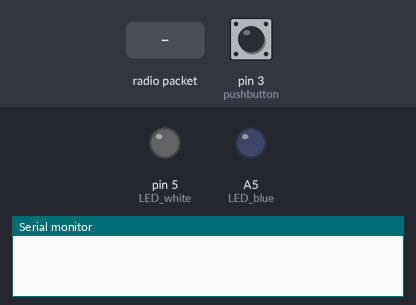
Simulated run of this sketch. Board: Arduino Uno, built with avr-gcc and run on an emulated ATmega328P. Parts: output pins drawn as LEDs (lit = HIGH), the last lines printed to the serial monitor. Inputs (shaded band) come from the test bench; at power-on: pin 3 (pushbutton) HIGH. No radio packets arrive unless stated.

Above: at 1.2 s.
1.3 s: radio packet "4517" arrives
At 2.6 s:
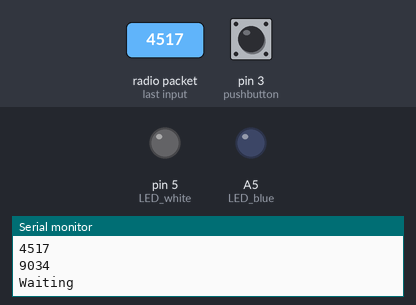
2.9 s: pin 3 (pushbutton) pulled LOW for 0.15 s
At 4.2 s:
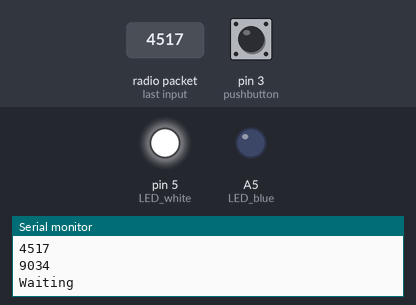
4.5 s: radio packet "4517" arrives
At 5.0 s:
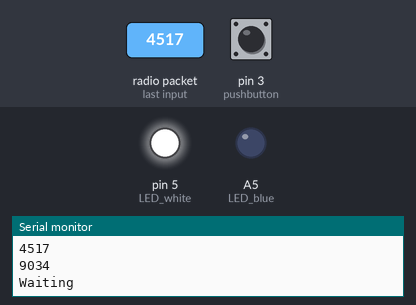
9.1 s: pin 3 (pushbutton) pulled LOW for 1 s
At 10.5 s:
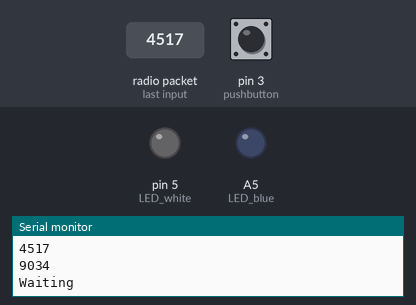
Timing chart, 0 to 12.1 s (numbered marks = the images above; inputs shaded):
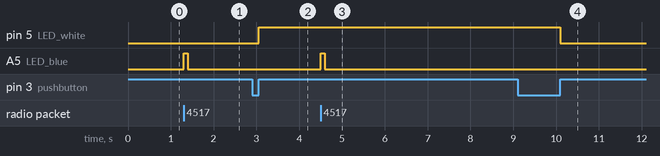

The sketch:

Node24_v5.ino
```cpp
/* Node24 on yellow breadboard
 *
 *
 *  White LED on D4
 *  Pushbutton on D3
 *
 * Instructions on Spotter24_v4 sketch
 *
 *
 */

#include <avr/interrupt.h>
#include <SPI.h>
#include <nRF24L01.h>
#include <RF24.h>

RF24 radio(7, 8); // CE, CSN

//const byte address[6] = "00001";

byte addresses[][6] = {"1Node","2Node"};
bool radioNumber = 0;
const int LED_white = 5;
const int LED_blue = A5;

const int pushbutton = 3;
bool auth = 0;
bool state=0;
unsigned int variable;
volatile int AuthState=0;
bool role = 0;
void setup()
{
  Serial.begin(57600);
  pinMode(LED_white, OUTPUT);
  pinMode(LED_blue, OUTPUT);
  pinMode(pushbutton, INPUT_PULLUP);
  attachInterrupt(digitalPinToInterrupt(pushbutton), Auth, RISING);

  radio.begin();
  //radio.openReadingPipe(0, address);
  radio.setPALevel(RF24_PA_MAX);

  if(radioNumber)
  {
        radio.openWritingPipe(addresses[1]);
        radio.openReadingPipe(1,addresses[0]);
  }
  else
  {
        radio.openWritingPipe(addresses[0]);
        radio.openReadingPipe(1,addresses[1]);
  }
  radio.startListening();
}

void Auth()
{
  AuthState = !AuthState;
}


void loop() {


  digitalWrite(LED_white, AuthState);

 /*
  long ago = micros();
  if (radio.available())
  {

    char text[32] = "";
    radio.read(&text, sizeof(text)); // very similar to here
    // take the received message, transform into integer
    // and check the key to according to auth, to switch role from
    // 0 to 1 (sending)

    variable =atoi(text);
    if(variable == 4517)
    {
      state = 1;
      long now = micros();
      Serial.println(now - ago);
      Serial.println("received");
      digitalWrite(LED_blue,HIGH);
      delay(100);
      digitalWrite(LED_blue,LOW);
    }
    Serial.println(text);
    Serial.println(variable);
    Serial.println(variable*2);
    Serial.println("Waiting");
  }

*/

  /****************** Ping Out Role ***************************/

    if (role == 1)  {
        radio.stopListening();// First, stop listening so we can talk.

        if (AuthState == 1)
        {
          // Authentificated, no alarm necessary
          // here it goes the transmission
          const char text[5] = "4679";
          radio.write(&text, sizeof(text));
        }
        else
        {
          // Not authentificated, set alarm
          // here it goes the transmission
          const char text[5] = "1762";
          radio.write(&text, sizeof(text));
        }

        /*
        Serial.println(F("Now sending"));
        unsigned long start_time = micros();                             // Take the time, and send it.  This will block until complete
        if (!radio.write( &start_time, sizeof(unsigned long) )){
            Serial.println(F("failed"));
        }
        radio.startListening();                                    // Now, continue listening
        unsigned long started_waiting_at = micros();               // Set up a timeout period, get the current microseconds
        boolean timeout = false;                                   // Set up a variable to indicate if a response was received or not
        while ( ! radio.available() ){                             // While nothing is received
            if (micros() - started_waiting_at > 200000 ){            // If waited longer than 200ms, indicate timeout and exit while loop
                timeout = true;
                break;
            }
        }
        if ( timeout ){                                             // Describe the results
            Serial.println(F("Failed, response timed out."));
            }else{
            unsigned long got_time;                                 // Grab the response, compare, and send to debugging spew
            radio.read( &got_time, sizeof(unsigned long) );
            unsigned long end_time = micros();
            // Spew it
            Serial.print(F("Sent "));
            Serial.print(start_time);
            Serial.print(F(", Got response "));
            Serial.print(got_time);
            Serial.print(F(", Round-trip delay "));
            Serial.print(end_time-start_time);
            Serial.println(F(" microseconds"));
        }
        // Try again 1s later
        delay(1000);
        */
    }
    /****************** Pong Back Role ***************************/

    if ( role == 0 )
    {
        unsigned long got_time;
        if( radio.available())
        {
            char text[32] = "";
            radio.read(&text, sizeof(text));
            variable =atoi(text);
            if(variable == 4517)
            {
              state = 1;
              long now = micros();
              //Serial.println(now - ago);
              Serial.println("received");
              digitalWrite(LED_blue,HIGH);
              delay(100);
              digitalWrite(LED_blue,LOW);

              if (AuthState == 1)
              {
                role = 1; //here you can introduce the role switch
              }


            }
            else
            {
              role = 0;
            }

            Serial.println(text);
            Serial.println(variable);
            Serial.println(variable*2);
            Serial.println("Waiting");

            /*
            // Variable for the received timestamp
            while (radio.available()) {                                   // While there is data ready
                radio.read( &got_time, sizeof(unsigned long) );             // Get the payload
            }
            radio.stopListening();                                        // First, stop listening so we can talk
            radio.write( &got_time, sizeof(unsigned long) );              // Send the final one back.
            radio.startListening();                                       // Now, resume listening so we catch the next packets.
            Serial.print(F("Sent response "));
            Serial.println(got_time);
            */
        }
    }
    /****************** Change Roles via Serial Commands ***************************/
   /* the following code has to be altered, so that instead of pressing key 'T'
    * or 'R' the received number is being turned into a key which changes the role
    * by switching the variable role to 1 or 0
    * Then, the status of the "Authentification" is being pong back.
    * The Authentification will be taken simply from the pushbutton status
    * you might have to copy the code into other parts of the program
    */


    if ( Serial.available() )
    {
        char c = toupper(Serial.read());
        if ( c == 'T' && role == 0 ){
            Serial.println(F("*** CHANGING TO TRANSMIT ROLE -- PRESS 'R' TO SWITCH BACK"));
            role = 1;                  // Become the primary transmitter (ping out)
        }else
        if ( c == 'R' && role == 1 ){
            Serial.println(F("*** CHANGING TO RECEIVE ROLE -- PRESS 'T' TO SWITCH BACK"));
            role = 0;                // Become the primary receiver (pong back)
            radio.startListening();
        }
    }


} // Loop
```

Measured:
- after the input at 1.3 s, A5 (LED_blue): LOW → HIGH at once, → LOW 0.10 s later
- after the input at 2.9 s, pin 5 (LED_white): LOW → HIGH after 0.15 s
- after the input at 4.5 s, A5 (LED_blue): LOW → HIGH at once, → LOW 0.10 s later
- after the input at 9.1 s, pin 5 (LED_white): HIGH → LOW after 1.0 s
